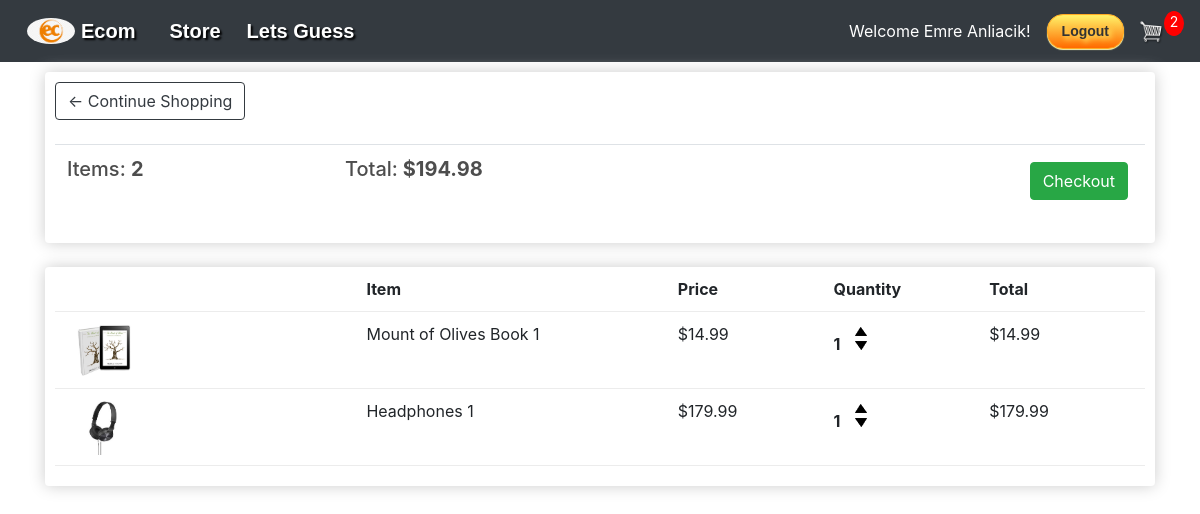
Screenshot of /cart/ (signed in) with the database file from the repository.
### store/models.py (models this page shows, shortened)
class Order(models.Model):
    customer = models.ForeignKey(Customer, on_delete=models.SET_NULL, null=True, blank=True)
    date_ordered = models.DateTimeField(auto_now_add=True)
    complete = models.BooleanField(default=False)
    transaction_id = models.CharField(max_length=100, null=True)
    @property
    def get_cart_total(self):
        orderitems = self.orderitem_set.all()
        total = sum([item.get_total for item in orderitems])
        return total
    @property
    def get_cart_items(self):
        orderitems = self.orderitem_set.all()
        total = sum([item.quantity for item in orderitems])
        return total

class OrderItem(models.Model):
    product = models.ForeignKey(Product, on_delete=models.SET_NULL, null=True)
    order = models.ForeignKey(Order, on_delete=models.SET_NULL, null=True)
    quantity = models.IntegerField(default=0, null=True, blank=True)
    date_added = models.DateTimeField(auto_now_add=True)
    @property
    def get_total(self):
        total = self.product.price * self.quantity
        return total

class Product(models.Model):
    name = models.CharField(max_length=200)
    price = models.FloatField()
    digital = models.BooleanField(default=False, null=True, blank=True)
    image = models.ImageField(null=True, blank=True)
    @property
    def imageURL(self):
        try:
            url = self.image.url
        except:
            url = ''
        return url

### store/views.py (the view)
# urls.py: path('cart/', views.cart, name="cart"),
def cart(request):
    if request.user.is_authenticated:
        customer, created = Customer.objects.get_or_create(user=request.user)
        order, created = Order.objects.get_or_create(customer=customer, complete=False)
        items = order.orderitem_set.all()
        cartItems = order.get_cart_items
    else:
        cookieData = cookieCart(request)
        cartItems = cookieData['cartItems']
        order = cookieData['order']
        items = cookieData['items']
    context = {'items': items, 'order': order, 'cartItems': cartItems}
    return render(request, 'store/cart.html', context)

### store/templates/store/cart.html
{% extends 'store/main.html' %}
{% load static %}
{% block content %}
    <div class="row">
        <div class="col-lg-12">
            <div class="box-element">
                <a  class="btn btn-outline-dark" href="{% url 'store' %}">&#x2190; Continue Shopping</a>
                <br>
                <br>
                <table class="table">
                    <tr>
                        <th><h5>Items: <strong>{{ order.get_cart_items }}</strong></h5></th>
                        <th><h5>Total:<strong> ${{ order.get_cart_total|floatformat:2 }}</strong></h5></th>
                        <th>
                            <a  style="float:right; margin:5px;" class="btn btn-success" href="{% url 'checkout' %}">Checkout</a>
                        </th>
                    </tr>
                </table>
            </div>
            <br>
            <div class="box-element">
                <div class="cart-row">
                    <div style="flex:2"></div>
                    <div style="flex:2"><strong>Item</strong></div>
                    <div style="flex:1"><strong>Price</strong></div>
                    <div style="flex:1"><strong>Quantity</strong></div>
                    <div style="flex:1"><strong>Total</strong></div>
                </div>
                {% for item in items %}
                <div class="cart-row">
                    <div style="flex:2"><img class="row-image" src="{{ item.product.imageURL }}"></div>
                    <div style="flex:2"><p>{{ item.product.name }} 1</p></div>
                    <div style="flex:1"><p>${{ item.product.price|floatformat:2 }}</p></div>
                    <div style="flex:1">
                        <p class="quantity">{{ item.quantity }}</p>
                        <div class="quantity">
                            <img data-product={{item.product.id}} data-action="add" class="chg-quantity update-cart" src="{% static  'images/arrow-up.png' %}">
                            <img data-product={{item.product.id}} data-action="remove" class="chg-quantity update-cart" src="{% static  'images/arrow-down.png' %}">
                        </div>
                    </div>
                    <div style="flex:1"><p>${{ item.get_total }}</p></div>
                </div>
                {% endfor %}
            </div>
        </div>
    </div>
{% endblock content %}

### store/templates/store/main.html (shortened to what this page needs)
<!doctype html>
{% load static %}
<html lang="en">
<head>
    <link rel="stylesheet" type="text/css" href="{% static 'css/main.css' %}">
    <link rel="stylesheet" href="https://stackpath.bootstrapcdn.com/bootstrap/4.4.1/css/bootstrap.min.css"
>
</head>
<body>
<nav class="navbar navbar-expand-lg navbar-dark bg-dark">
    <img id="main-logo" src="{% static 'images/main-logo.jpg' %}" href="{% url 'store' %}">
    <a class="navbar-brand">Ecom</a>
    <div class="collapse navbar-collapse" id="navbarSupportedContent">
        <ul class="navbar-nav mr-auto">
            <li class="nav-item active">
                <a class="nav-link" href="{% url 'store' %}">Store <span class="sr-only">(current)</span></a>
            </li>
            <li class="nav-item active">
                <a class="nav-link" href="{% url 'word_guess_game' %}">Lets Guess</a>
            </li>
        </ul>
        <div class="form-inline my-2 my-lg-0">
            {% if request.user.is_authenticated %}
                <span class="navbar-text text-white mr-3">
                Welcome {{ request.user.first_name.capitalize }} {{ request.user.last_name.capitalize }}!
                    </span>
                    <a href="{% url 'logout' %}" class="myButton">Logout</a>
                    {% else %}
                <a href="{% url 'login' %}" class="myButton">Login</a>
            {% endif %}
            <a href="{% url 'cart' %}">
                <img id="cart-icon" src="{% static 'images/cart.png' %}">
            </a>
            <p id="cart-total">{{ cartItems }}</p>
        </div>
    </div>
</nav>
<div class="container">
    {% block content %}
    {% endblock content %}
</div>
</body>
</html>

### static/css/main.css (style rules this page uses)
body { background-color: hsl(0, 0%, 98%); }
h1, h2, h3, h4, h5, h6 { color: hsl(0, 0%, 30%); }
.box-element { box-shadow: hsl(0, 0%, 80%) 0 0 16px; background-color: #fff; border-radius: 4px; padding: 10px; }
.bg-dark { background-color: white; }
#cart-icon { width: 25px; display: inline-block; margin-left: 15px; }
#main-logo { width: 50px; height: auto; display: inline-block; margin-left: 10px; background: transparent; object-fit: contain; border-radius: 50%; padding: 1px; }
#cart-total { display: block; text-align: center; color: #fff; background-color: red; width: 20px; height: 25px; border-radius: 50%; font-size: 14px; }
.col-lg-4, .col-lg-6, .col-lg-8, .col-lg-12 { margin-top: 10px; }
.btn { border-radius: 0; }
.navbar-brand { font-weight: bold; font-family: Arial, serif; margin-left: 5px; text-shadow: 2px 2px 2px black; }
.nav-link { font-size: 20px; font-weight: bold; font-family: Arial, serif; margin-left: 10px; color: #333333; text-shadow: 2px 2px 2px black; }
.myButton { box-shadow: 0px 1px 1px 0px #fff6af; background: #ffec64 linear-gradient(to bottom, #ffec64 5%, #ff6a00 100%); border-radius: 16px; border: 1px solid #ffaa22; display: inline-block; cursor: pointer; color: #333333; font-family: Arial, serif; font-size: 14px; font-weight: bold; padding: 6px 14px; text-decoration: none; text-shadow: 3px 3px 5px #ffee66; line-height: 1.5; }
.row-image { width: 100px; }
.cart-row { display: flex; align-items: stretch; padding-bottom: 10px; margin-bottom: 10px; border-bottom: 1px solid #ececec; }
.quantity { display: inline-block; font-weight: 700; padding-right: 10px; }
.chg-quantity { width: 12px; cursor: pointer; display: block; margin-top: 5px; transition: .1s; }

### rows the page displays
Order: get_cart_items "2", get_cart_total "194.98"
OrderItem: product.imageURL (picture), product.name "Mount of Olives Book", product.price "14.99", quantity "1", get_total "14.99"
OrderItem: product.imageURL (picture), product.name "Headphones", product.price "179.99", quantity "1", get_total "179.99"

### other values shown
{{ request.user.first_name.capitalize }} "Emre"
{{ request.user.last_name.capitalize }} "Anliacik"
{{ cartItems }} "2"
